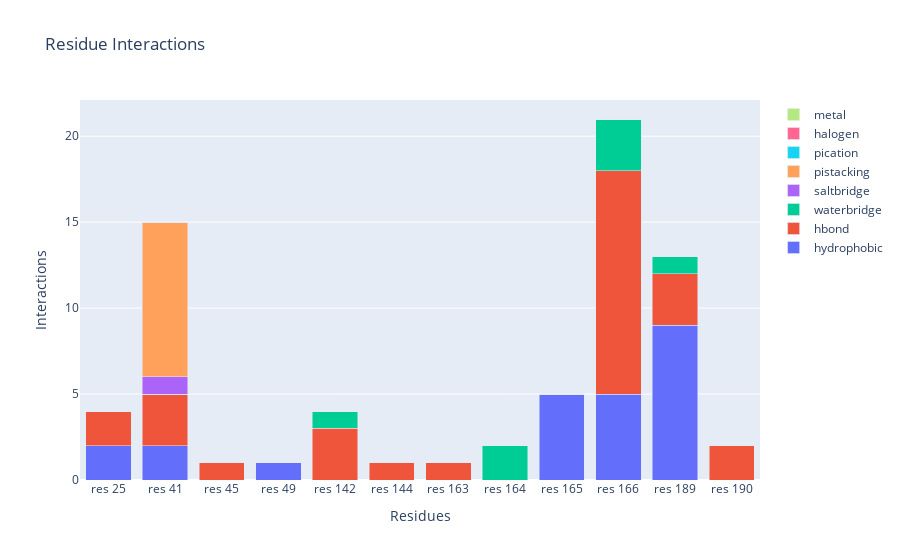

The code cell stored with this chart in its notebook:
### Markdown cell above
### Count-based Residue Interaction Bar Chart
Interactive: Hover over the bars of interest to see the specific number of interactions for the residue and interaction type of interest.

### Code cell
# Bar Chart with residue interaction counts
visualize_fp('bar','count')

### Figure 1 — Plotly figure (JSON) as saved in the notebook; plotly's stock layout.template omitted (floating-point values rounded to 4 significant figures)
{"data": [{"name": "hydrophobic", "type": "bar", "x": ["res 25", "res 41", "res 45", "res 49", "res 142", "res 144", "res 163", "res 164", "res 165", "res 166", "res 189", "res 190"], "y": [2, 2, 0, 1, 0, 0, 0, 0, 5, 5, 9, 0]}, {"name": "hbond", "type": "bar", "x": ["res 25", "res 41", "res 45", "res 49", "res 142", "res 144", "res 163", "res 164", "res 165", "res 166", "res 189", "res 190"], "y": [2, 3, 1, 0, 3, 1, 1, 0, 0, 13, 3, 2]}, {"name": "waterbridge", "type": "bar", "x": ["res 25", "res 41", "res 45", "res 49", "res 142", "res 144", "res 163", "res 164", "res 165", "res 166", "res 189", "res 190"], "y": [0, 0, 0, 0, 1, 0, 0, 2, 0, 3, 1, 0]}, {"name": "saltbridge", "type": "bar", "x": ["res 25", "res 41", "res 45", "res 49", "res 142", "res 144", "res 163", "res 164", "res 165", "res 166", "res 189", "res 190"], "y": [0, 1, 0, 0, 0, 0, 0, 0, 0, 0, 0, 0]}, {"name": "pistacking", "type": "bar", "x": ["res 25", "res 41", "res 45", "res 49", "res 142", "res 144", "res 163", "res 164", "res 165", "res 166", "res 189", "res 190"], "y": [0, 9, 0, 0, 0, 0, 0, 0, 0, 0, 0, 0]}, {"name": "pication", "type": "bar", "x": ["res 25", "res 41", "res 45", "res 49", "res 142", "res 144", "res 163", "res 164", "res 165", "res 166", "res 189", "res 190"], "y": [0, 0, 0, 0, 0, 0, 0, 0, 0, 0, 0, 0]}, {"name": "halogen", "type": "bar", "x": ["res 25", "res 41", "res 45", "res 49", "res 142", "res 144", "res 163", "res 164", "res 165", "res 166", "res 189", "res 190"], "y": [0, 0, 0, 0, 0, 0, 0, 0, 0, 0, 0, 0]}, {"name": "metal", "type": "bar", "x": ["res 25", "res 41", "res 45", "res 49", "res 142", "res 144", "res 163", "res 164", "res 165", "res 166", "res 189", "res 190"], "y": [0, 0, 0, 0, 0, 0, 0, 0, 0, 0, 0, 0]}], "layout": {"barmode": "stack", "title": {"text": "Residue Interactions"}, "xaxis": {"title": {"text": "Residues"}}, "yaxis": {"title": {"text": "Interactions"}}}}
